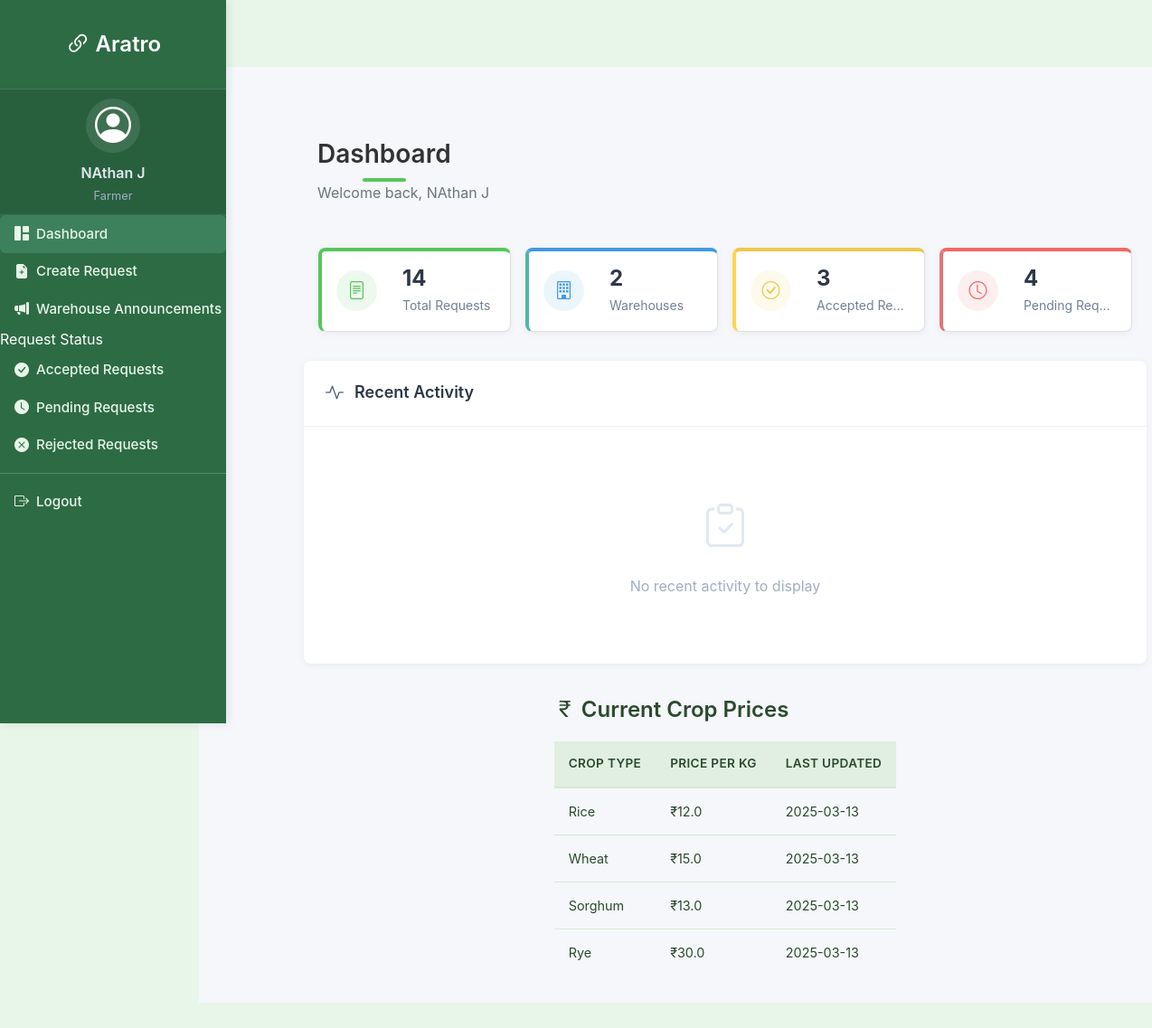
The app's page /farmer/ (signed in) with its own data.
### models.py (models this page shows, shortened)
class Farmer(db.Model):
    id = db.Column(db.Integer, primary_key=True, autoincrement=True)
    user_id = db.Column(db.Integer, db.ForeignKey('user.id'), nullable=False)
    name = db.Column(db.String(100), nullable=False)
    address = db.Column(db.String(200), nullable=False)
    aadhar_number = db.Column(db.String(12), unique=True, nullable=False)  # Exactly 12 digits
    phone_number = db.Column(db.String(10), nullable=False)  # Exactly 10 digits
    eth_address = db.Column(db.String(42), unique=True, nullable=True)  # Ethereum address for blockchain
    stocks = db.relationship('Stock', backref='farmer', lazy=True)

class CropPrice(db.Model):
    id = db.Column(db.Integer, primary_key=True, autoincrement=True)
    crop_type = db.Column(db.String(100), unique=True, nullable=False)  # Type of crop (e.g., 'Rice', 'Wheat')
    price_per_kg = db.Column(db.Float, nullable=False)  # Price per kg in currency
    created_at = db.Column(db.DateTime, nullable=False, default=datetime.utcnow)
    updated_at = db.Column(db.DateTime, nullable=False, default=datetime.utcnow, onupdate=datetime.utcnow)

### routes.py (the view)
@farmer_dashboard.route('/')
@login_required
def farmer_home():
    if current_user.role != 'farmer':
        flash('You do not have permission to access this page', 'danger')
        return redirect(url_for('main.dashboard'))
    farmer = Farmer.query.filter_by(user_id=current_user.id).first()
    if not farmer:
        flash('Farmer profile not found', 'danger')
        return redirect(url_for('main.dashboard'))
    stock_requests = StockRequest.query.filter_by(from_id=farmer.id).all()
    warehouse_announcements = WarehouseRequest.query.filter_by(status='open').all()
    crop_prices = CropPrice.query.all()
    pending_count = StockRequest.query.filter_by(from_id=farmer.id, status='pending').count()
    accepted_count = StockRequest.query.filter_by(from_id=farmer.id, status='stored').count()
    rejected_count = StockRequest.query.filter_by(from_id=farmer.id, status='rejected').count()
    partial_count = StockRequest.query.filter_by(from_id=farmer.id, status='partial').count()
    warehouses = Warehouse.query.all()
    return render_template('farmer_dashboard.html',
                          farmer=farmer,
                          stock_requests=stock_requests,
                          warehouse_announcements=warehouse_announcements,
                          pending_count=pending_count,
                          accepted_count=accepted_count,
                          rejected_count=rejected_count,
                          partial_count=partial_count,
                          warehouses=warehouses,
                          crop_prices=crop_prices)

### app.py (called while the page is built)
@login_manager.user_loader
def load_user(user_id):
    try:
        if user_id.startswith('admin_'):
            admin_id = int(user_id.split('_')[1])
            return Admin.query.get(admin_id)
        else:
            return User.query.get(int(user_id))
    except Exception as e:
        logger.error(f"Error loading user: {e}")
        return None

@app.teardown_request
def teardown_request(exception=None):
    if exception:
        try:
            db.session.rollback()
            logger.warning(f"Transaction rolled back due to exception: {str(exception)}")
        except Exception as e:
            logger.error(f"Error during rollback: {str(e)}")
    try:
        db.session.rollback()
        db.session.remove()
    except Exception as e:
        logger.error(f"Error removing session: {str(e)}")

### routes.py (called while the page is built)
@auth.context_processor
@main.context_processor
@farmer_dashboard.context_processor
@warehouse_dashboard.context_processor
def inject_user_data():
    data = {}
    if current_user.is_authenticated:
        if hasattr(current_user, 'role'):  # Check if the user has a role attribute
            if current_user.role == 'warehouse_manager':
                data['user_warehouse'] = Warehouse.query.filter_by(user_id=current_user.id).first()
            elif current_user.role == 'farmer':
                data['user_farmer'] = Farmer.query.filter_by(user_id=current_user.id).first()
            elif current_user.role == 'ration_shop':
                data['shop'] = RationShop.query.filter_by(user_id=current_user.id).first()
            elif current_user.role == 'ration_manager':
                pass
    return data

### templates/farmer_dashboard.html (shortened to what this page needs)
{% extends "base.html" %}
{% block content %}
<link rel="stylesheet" href="https://cdn.jsdelivr.net/npm/bootstrap-icons@1.11.1/font/bootstrap-icons.css">
<div class="container-fluid farmer-dashboard p-0">
    <div class="row g-0">
        <div class="col-md-3 col-lg-2 d-md-block sidebar-wrapper" id="farmerSidebar">
            <div class="position-sticky">
                <div class="sidebar-header">
                    <h5 class="sidebar-brand">
                        <span class="company-name" style="font-size: 1.5rem; font-weight: 600; color: white; text-align: center; width: 100%;">
                            <i class="bi bi-link-45deg" style="font-size: 1.8rem; margin-right: 5px;"></i>
                            Aratro
                        </span>
                    </h5>
                </div>
                <div class="user-info" style="display: flex; flex-direction: column; align-items: center; justify-content: center; width: 100%; padding: 10px 0;">
                    <div class="user-avatar">
                        <i class="bi bi-person-circle" style="font-size: 2.5rem;"></i>
                    </div>
                    <div class="user-details">
                        <span class="user-name">{% if user_farmer %}{{ user_farmer.name }}{% elif current_user.is_authenticated %}{{ current_user.username }}{% elif farmer %}{{ farmer.name }}{% else %}Farmer{% endif %}</span>
                        <span class="user-role">Farmer</span>
                    </div>
                </div>
                <ul class="nav flex-column sidebar-nav">
                    <li class="nav-item">
                        <a class="nav-link active" href="{{ url_for('farmer_dashboard.farmer_home') }}">
                            <i class="bi bi-grid-1x2-fill me-2"></i>
                            <span>Dashboard</span>
                        </a>
                    </li>
                    <li class="nav-item">
                        <a class="nav-link" href="{{ url_for('farmer_dashboard.create_request_page') }}">
                            <i class="bi bi-file-earmark-plus-fill me-2"></i>
                            <span>Create Request</span>
                        </a>
                    </li>
                    <li class="nav-item">
                        <a class="nav-link" href="{{ url_for('farmer_dashboard.view_warehouse_announcements') }}">
                            <i class="bi bi-megaphone-fill me-2"></i>
                            <span>Warehouse Announcements</span>
                        </a>
                    </li>
                    <li class="nav-heading">Request Status</li>
                    <li class="nav-item">
                        <a class="nav-link" href="{{ url_for('farmer_dashboard.accepted_requests') }}">
                            <i class="bi bi-check-circle-fill me-2"></i>
                            <span>Accepted Requests</span>
                        </a>
                    </li>
                    <li class="nav-item">
                        <a class="nav-link" href="{{ url_for('farmer_dashboard.pending_requests') }}">
                            <i class="bi bi-clock-fill me-2"></i>
                            <span>Pending Requests</span>
                        </a>
                    </li>
                    <li class="nav-item">
                        <a class="nav-link" href="{{ url_for('farmer_dashboard.rejected_requests') }}">
                            <i class="bi bi-x-circle-fill me-2"></i>
                            <span>Rejected Requests</span>
                        </a>
                    </li>
                    <li class="sidebar-divider"></li>
                    <li class="nav-item">
                        <a class="nav-link text-danger" href="{{ url_for('auth.logout') }}">
                            <i class="bi bi-box-arrow-right me-2"></i>
                            <span>Logout</span>
                        </a>
                    </li>
                </ul>
            </div>
        </div>
        <div class="col-md-9 col-lg-10 main-content">
            <div class="content-wrapper">
                <div class="dashboard-header text-center">
                    <h1 class="dashboard-title">Dashboard</h1>
                    <p class="dashboard-subtitle">Welcome back, {% if user_farmer %}{{ user_farmer.name }}{% elif current_user.is_authenticated %}{{ current_user.username }}{% elif farmer %}{{ farmer.name }}{% else %}Farmer{% endif %}</p>
                </div>
                <div class="stats-cards-container">
                    <div class="stats-card green">
                        <div class="stats-card-content">
                            <div class="stats-icon">
                                <i class="bi bi-file-text"></i>
                            </div>
                            <div class="stats-info">
                                <h2 class="stats-number">{{ stock_requests|length }}</h2>
                                <p class="stats-label">Total Requests</p>
                            </div>
                        </div>
                    </div>
                    <div class="stats-card blue">
                        <div class="stats-card-content">
                            <div class="stats-icon">
                                <i class="bi bi-building"></i>
                            </div>
                            <div class="stats-info">
                                <h2 class="stats-number">{{ warehouses|length }}</h2>
                                <p class="stats-label">Warehouses</p>
                            </div>
                        </div>
                    </div>
                    <div class="stats-card yellow">
                        <div class="stats-card-content">
                            <div class="stats-icon">
                                <i class="bi bi-check-circle"></i>
                            </div>
                            <div class="stats-info">
                                <h2 class="stats-number">{{ stock_requests|selectattr('status', 'equalto', 'stored')|list|length }}</h2>
                                <p class="stats-label">Accepted Requests</p>
                            </div>
                        </div>
                    </div>
                    <div class="stats-card red">
                        <div class="stats-card-content">
                            <div class="stats-icon">
                                <i class="bi bi-clock"></i>
                            </div>
                            <div class="stats-info">
                                <h2 class="stats-number">{{ stock_requests|selectattr('status', 'equalto', 'pending')|list|length }}</h2>
                                <p class="stats-label">Pending Requests</p>
                            </div>
                        </div>
                    </div>
                </div>
                <div class="recent-activity-container">
                    <div class="recent-activity-header text-center">
                        <i class="bi bi-activity"></i>
                        <h3>Recent Activity</h3>
                    </div>
                    <div class="recent-activity-content">
                        {% if recent_activities %}
                            <div class="activity-list">
                                {% for activity in recent_activities %}
                                    <div class="activity-item">
                                        <div class="activity-icon">
                                            {% if activity.type == 'request_created' %}
                                                <i class="bi bi-plus-circle"></i>
                                            {% elif activity.type == 'request_accepted' %}
                                                <i class="bi bi-check-circle"></i>
                                            {% elif activity.type == 'request_rejected' %}
                                                <i class="bi bi-x-circle"></i>
                                            {% else %}
                                                <i class="bi bi-arrow-right-circle"></i>
                                            {% endif %}
                                        </div>
                                        <div class="activity-details">
                                            <p class="activity-text">{{ activity.description }}</p>
                                            <p class="activity-time">{{ activity.timestamp.strftime('%Y-%m-%d %H:%M:%S') }}</p>
                                        </div>
                                    </div>
                                {% endfor %}
                            </div>
                        {% else %}
                            <div class="no-activity">
                                <div class="no-activity-icon">
                                    <i class="bi bi-clipboard-check"></i>
                                </div>
                                <p>No recent activity to display</p>
                            </div>
                        {% endif %}
                    </div>
                </div>
                <div class="dashboard-section">
                    <div class="section-header">
                        <h2 class="section-title">
                            <i class="bi bi-currency-rupee me-2"></i>
                            Current Crop Prices
                        </h2>
                    </div>
                    <div class="section-content">
                        {% if crop_prices %}
                            <div class="table-responsive">
                                <table class="table table-hover">
                                    <thead>
                                        <tr>
                                            <th>Crop Type</th>
                                            <th>Price per Kg</th>
                                            <th>Last Updated</th>
                                        </tr>
                                    </thead>
                                    <tbody>
                                        {% for price in crop_prices %}
                                            <tr>
                                                <td>{{ price.crop_type }}</td>
                                                <td>₹{{ price.price_per_kg }}</td>
                                                <td>{{ price.updated_at.strftime('%Y-%m-%d') }}</td>
                                            </tr>
                                        {% endfor %}
                                    </tbody>
                                </table>
                            </div>
                        {% else %}
                            <div class="alert alert-info">
                                No crop prices have been set by the administrator yet.
                            </div>
                        {% endif %}
                    </div>
                </div>
            </div>
        </div>
    </div>
</div>
{% endblock %}

### templates/base.html (style rules this page uses)
.user-details { text-align: center; width: 100%; padding: 0 10px; }
.user-name { font-size: 1.1rem; font-weight: 600; color: white; margin-bottom: 0.25rem; display: block; word-wrap: break-word; overflow-wrap: break-word; max-width: 100%; }
.user-role { font-size: 0.8rem; color: rgba(255, 255, 255, 0.7); text-transform: capitalize; }

### records on screen
Farmer: name "NAthan J"
CropPrice: crop_type "Rice", price_per_kg "12.0", updated_at "2025-03-13"
CropPrice: crop_type "Wheat", price_per_kg "15.0", updated_at "2025-03-13"
CropPrice: crop_type "Sorghum", price_per_kg "13.0", updated_at "2025-03-13"
CropPrice: crop_type "Rye", price_per_kg "30.0", updated_at "2025-03-13"

### other values on screen
{{ stock_requests|length }} "14"
{{ warehouses|length }} "2"
{{ stock_requests|selectattr('status', 'equalto', 'stored')|list|length }} "3"
{{ stock_requests|selectattr('status', 'equalto', 'pending')|list|length }} "4"
